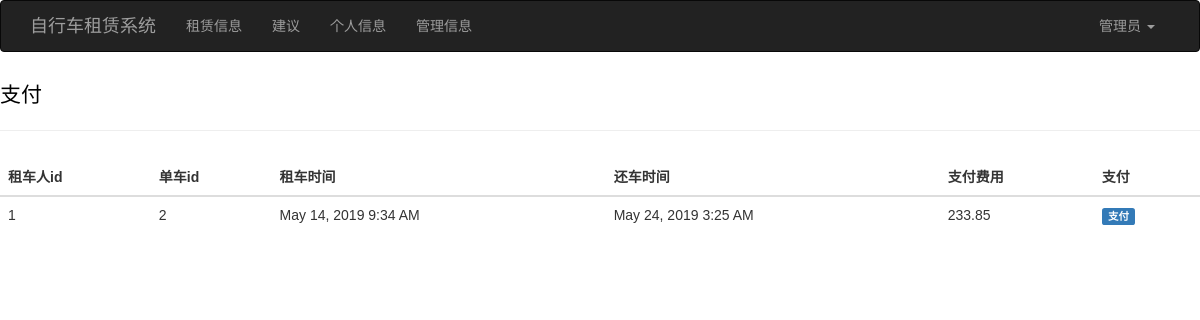
/bike_return/4 (signed in), run on the app's committed database.
### app/models.py (models this page shows)
class Rent(db.Model):
    __tablename__ = 'rents'
    rent_id = db.Column(db.Integer, primary_key=True)
    renter_id = db.Column(db.Integer, db.ForeignKey('users.id'))
    rented_bike_id = db.Column(db.Integer, db.ForeignKey('bikes.id'))
    rent_price = db.Column(db.Float)
    rent_time = db.Column(db.DateTime)
    return_time = db.Column(db.DateTime)

### app/main/views.py (the view)
@main.route('/bike_return/<int:id>', methods=['GET', 'POST'])
@login_required
def bike_return(id):
    rent = Rent.query.filter_by(rent_id=id).first()
    bike = Bike.query.filter_by(id=rent.rented_bike_id).first()
    if not rent.return_time:
        rent.return_time = datetime.utcnow()
        rent.rent_price = round((rent.return_time-rent.rent_time).total_seconds()*(1/3600),2)*bike.price
        bike.total_charge = bike.total_charge + rent.rent_price
        bike.number = bike.number+1
        db.session.add(rent)
        db.session.add(bike)
        db.session.commit()
        return render_template('bike_return.html', rent=rent, bike=bike)
    else:
        return render_template('bike_return.html', rent=rent, bike=bike)

### app/auth/views.py (called while the page is built)
@auth.before_app_request
def before_app_request():
    if current_user.is_authenticated:
        current_user.ping()
        if  not current_user.confirmed \
                and request.endpoint \
                and request.blueprint != 'auth' \
                and request.endpoint != 'static':      #endpoint：处理请求的Flask端点的名称：Flask把视图函数的名称用作路由端点的名称
                        return redirect(url_for('auth.unconfirmed'))

### app/main/__init__.py (called while the page is built)
@main.app_context_processor#使变量在所有模版中可访问。
def inject_permissions():
    return dict(Permission=Permission)

### app/models.py (called while the page is built)
@login_manager.user_loader
def load_user(user_id):
    return User.query.get(int(user_id))

    def has_permission(self, perm):
        return self.permissions & perm == perm#按位与运算符：参与运算的两个值,如果两个相应位都为1,则该位的结果为1,否则为0

    def can(self, perm):
        return self.role is not None and self.role.has_permission(perm)

    def is_administrator(self):
        return self.can(Permission.ADMIN)

    def ping(self):
        self.last_seen = datetime.utcnow()
        db.session.add(self)
        db.session.commit()

### app/templates/bike_return.html (shortened to what this page needs)
{% extends "base.html" %}
{% import "bootstrap/wtf.html" as wtf %}
{% block content %}
{% block page_content %}
<table class="table table-hover">
   <caption style="font-size:150%; color:black">支付<hr/></caption>
   <thead>
      <tr>
        <th>租车人id</th>
        <th>单车id</th>
        <th>租车时间</th>
        <th>还车时间</th>
        <th>支付费用</th>
        <th>支付</th>
      </tr>
   </thead>
   <tbody>
      <tr>
         <td>{{ rent.renter_id }}</td>
         <td>{{ rent.rented_bike_id }}</td>
         <td>{{ moment(rent.rent_time).format('LLL') }}</td>
         <td>{{ moment(rent.return_time).format('LLL') }}</td>
         <td>{{ rent.rent_price }}</td>
         <td><a href="{{ url_for('.bike_pay', id=rent.rent_id) }}">
              <span class="label label-primary">支付</span>
             </a>
        </td>
      </tr>
   </tbody></table>
{% endblock %}
{% endblock %}

### app/static/styles.css (style rules this page uses)
body { width: 100%; height: 100%; margin: 0; overflow: hidden; background-color: #FFFFFF; font-family: "Microsoft YaHei", sans-serif; }

### data on the page
Rent: renter_id "1", rented_bike_id "2", rent_time "May 14, 2019 9:34 AM", return_time "May 24, 2019 3:25 AM", rent_price "233.85"
